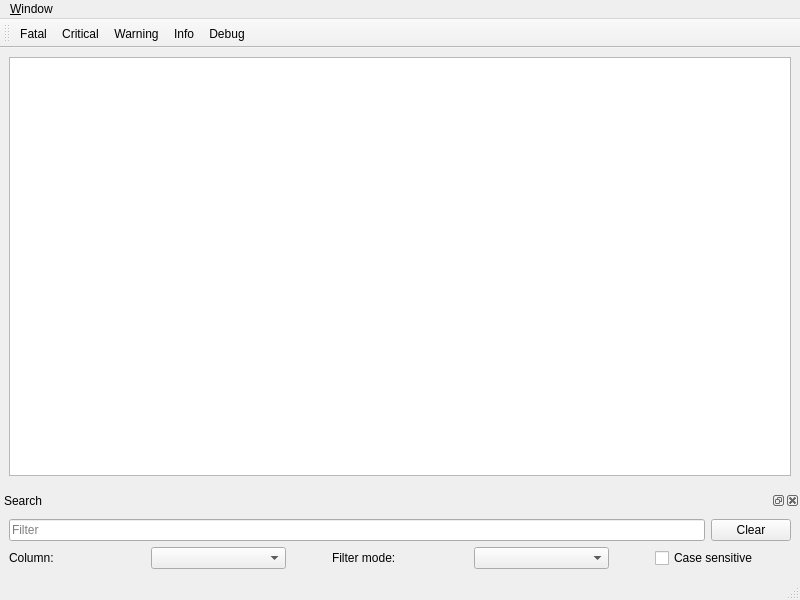
<?xml version="1.0" encoding="UTF-8"?>
<ui version="4.0">
 <class>qapplication::LogWindow</class>
 <widget class="QMainWindow" name="qapplication::LogWindow">
  <property name="geometry">
   <rect>
    <x>0</x>
    <y>0</y>
    <width>800</width>
    <height>600</height>
   </rect>
  </property>
  <property name="windowTitle">
   <string>Log</string>
  </property>
  <widget class="QWidget" name="central_widget">
   <layout class="QVBoxLayout" name="verticalLayout">
    <item>
     <widget class="QTreeView" name="log_view"/>
    </item>
   </layout>
  </widget>
  <widget class="QMenuBar" name="menubar">
   <property name="geometry">
    <rect>
     <x>0</x>
     <y>0</y>
     <width>800</width>
     <height>27</height>
    </rect>
   </property>
   <widget class="QMenu" name="window_menu">
    <property name="title">
     <string>&amp;Window</string>
    </property>
   </widget>
   <addaction name="window_menu"/>
  </widget>
  <widget class="QStatusBar" name="statusbar"/>
  <widget class="QDockWidget" name="search_dock">
   <property name="windowTitle">
    <string>Search</string>
   </property>
   <attribute name="dockWidgetArea">
    <number>8</number>
   </attribute>
   <widget class="QWidget" name="search_dock_content">
    <property name="sizePolicy">
     <sizepolicy hsizetype="Preferred" vsizetype="Fixed">
      <horstretch>0</horstretch>
      <verstretch>0</verstretch>
     </sizepolicy>
    </property>
    <layout class="QVBoxLayout" name="verticalLayout_3">
     <item>
      <layout class="QHBoxLayout" name="horizontalLayout">
       <item>
        <widget class="QLineEdit" name="filter_edit">
         <property name="placeholderText">
          <string>Filter</string>
         </property>
        </widget>
       </item>
       <item>
        <widget class="QPushButton" name="clear_filter_button">
         <property name="text">
          <string>Clear</string>
         </property>
         <property name="icon">
          <iconset theme="edit-clear"/>
         </property>
        </widget>
       </item>
      </layout>
     </item>
     <item>
      <layout class="QHBoxLayout" name="horizontalLayout_2">
       <item>
        <widget class="QLabel" name="filter_column_label">
         <property name="text">
          <string>Column: </string>
         </property>
         <property name="buddy">
          <cstring>filter_column</cstring>
         </property>
        </widget>
       </item>
       <item>
        <widget class="QComboBox" name="filter_column"/>
       </item>
       <item>
        <spacer name="horizontalSpacer">
         <property name="orientation">
          <enum>Qt::Horizontal</enum>
         </property>
         <property name="sizeType">
          <enum>QSizePolicy::Fixed</enum>
         </property>
         <property name="sizeHint" stdset="0">
          <size>
           <width>40</width>
           <height>20</height>
          </size>
         </property>
        </spacer>
       </item>
       <item>
        <widget class="QLabel" name="label_2">
         <property name="text">
          <string>Filter mode: </string>
         </property>
         <property name="buddy">
          <cstring>filter_mode</cstring>
         </property>
        </widget>
       </item>
       <item>
        <widget class="QComboBox" name="filter_mode"/>
       </item>
       <item>
        <spacer name="horizontalSpacer_2">
         <property name="orientation">
          <enum>Qt::Horizontal</enum>
         </property>
         <property name="sizeType">
          <enum>QSizePolicy::Fixed</enum>
         </property>
         <property name="sizeHint" stdset="0">
          <size>
           <width>40</width>
           <height>20</height>
          </size>
         </property>
        </spacer>
       </item>
       <item>
        <widget class="QCheckBox" name="filter_case_sensitive">
         <property name="text">
          <string>Case sensitive</string>
         </property>
        </widget>
       </item>
      </layout>
     </item>
    </layout>
   </widget>
  </widget>
  <widget class="QToolBar" name="message_type_toolbar">
   <property name="windowTitle">
    <string>Message types</string>
   </property>
   <attribute name="toolBarArea">
    <enum>TopToolBarArea</enum>
   </attribute>
   <attribute name="toolBarBreak">
    <bool>false</bool>
   </attribute>
   <addaction name="show_fatal_action"/>
   <addaction name="show_critical_action"/>
   <addaction name="show_warning_action"/>
   <addaction name="show_info_action"/>
   <addaction name="show_debug_action"/>
  </widget>
  <action name="show_fatal_action">
   <property name="checkable">
    <bool>true</bool>
   </property>
   <property name="text">
    <string>Fatal</string>
   </property>
   <property name="toolTip">
    <string>Show fatal message</string>
   </property>
  </action>
  <action name="show_critical_action">
   <property name="checkable">
    <bool>true</bool>
   </property>
   <property name="text">
    <string>Critical</string>
   </property>
   <property name="toolTip">
    <string>Show critical messages</string>
   </property>
  </action>
  <action name="show_warning_action">
   <property name="checkable">
    <bool>true</bool>
   </property>
   <property name="text">
    <string>Warning</string>
   </property>
   <property name="toolTip">
    <string>Show warning messages</string>
   </property>
  </action>
  <action name="show_info_action">
   <property name="checkable">
    <bool>true</bool>
   </property>
   <property name="text">
    <string>Info</string>
   </property>
   <property name="toolTip">
    <string>Show information messages</string>
   </property>
  </action>
  <action name="show_debug_action">
   <property name="checkable">
    <bool>true</bool>
   </property>
   <property name="text">
    <string>Debug</string>
   </property>
   <property name="toolTip">
    <string>Show debug messages</string>
   </property>
  </action>
 </widget>
 <resources/>
 <connections>
  <connection>
   <sender>clear_filter_button</sender>
   <signal>clicked()</signal>
   <receiver>filter_edit</receiver>
   <slot>clear()</slot>
   <hints>
    <hint type="sourcelabel">
     <x>744</x>
     <y>502</y>
    </hint>
    <hint type="destinationlabel">
     <x>352</x>
     <y>502</y>
    </hint>
   </hints>
  </connection>
 </connections>
</ui>
